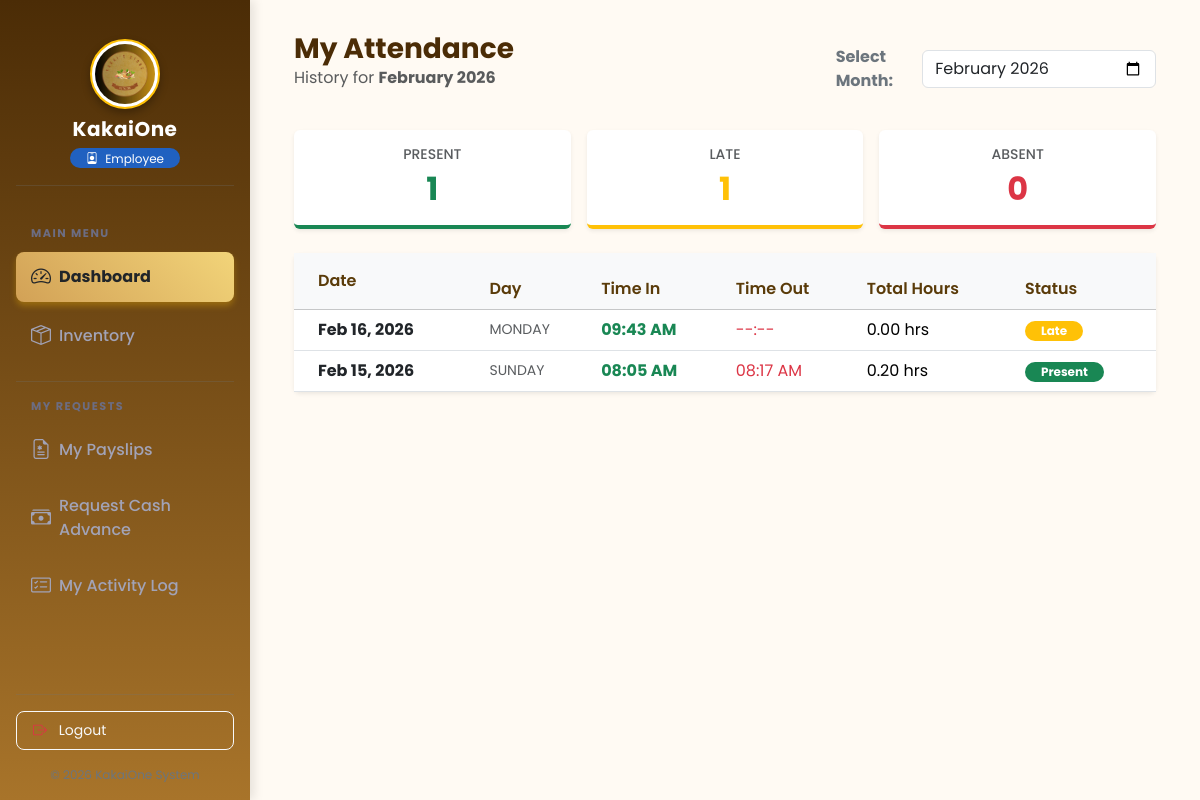
The app's page /frontend/attendance/my_attendance.php (signed in), older data.
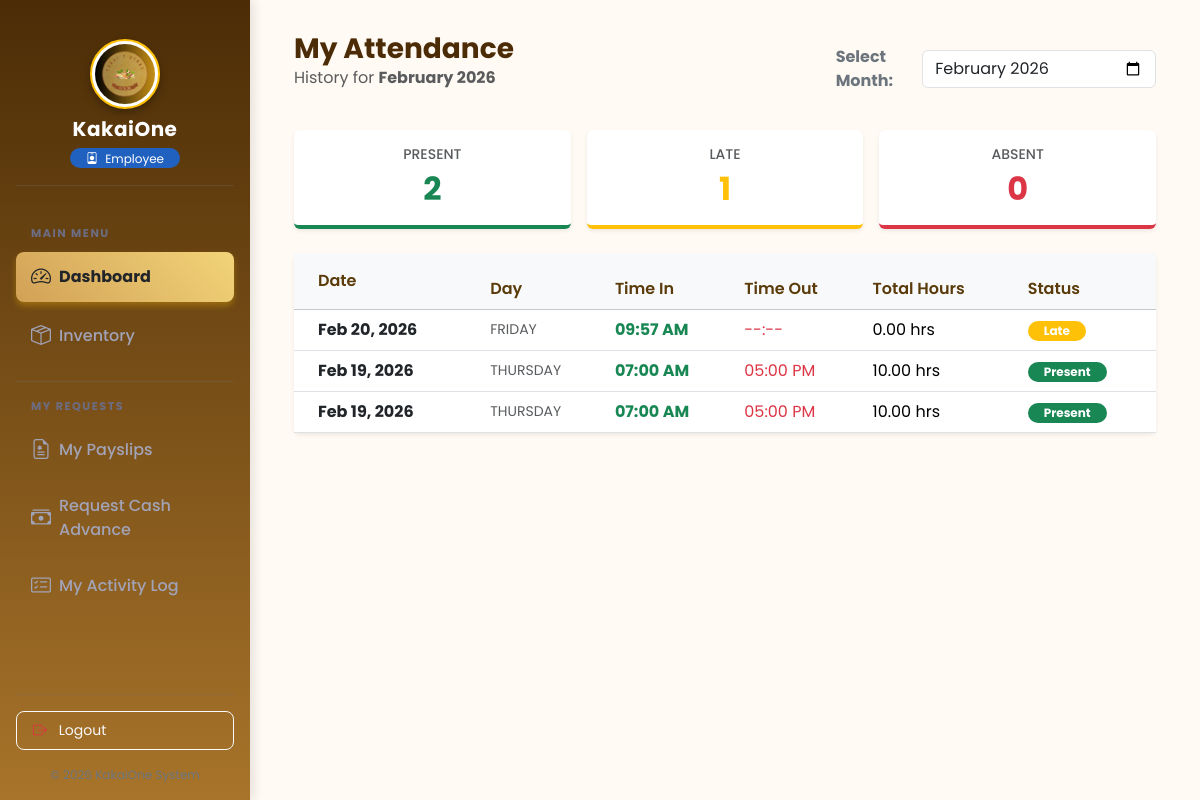
The same page, newer data.
### tables this page shows
CREATE TABLE `attendance` (
  `attendance_id` int(11) NOT NULL,
  `employee_id` int(11) DEFAULT NULL,
  `time_in` datetime DEFAULT NULL,
  `time_out` datetime DEFAULT NULL,
  `status` enum('Pending','Present','Late','Absent','Approved','Rejected') DEFAULT 'Pending',
  `total_hours` decimal(5,2) DEFAULT 0.00,
  `pending_overtime` decimal(5,2) DEFAULT 0.00,
  `approved_overtime` decimal(5,2) DEFAULT 0.00,
  `remarks` varchar(255) DEFAULT NULL,
  `created_at` timestamp NOT NULL DEFAULT current_timestamp()
);

### frontend/attendance/my_attendance.php (the view, shortened to what the changed rows need)
<?php
require_once __DIR__ . '/../../config/db.php';
$employee_id = $_SESSION['employee_id'];
$filterInput = isset($_GET['month']) ? $_GET['month'] : date('Y-m');
$year = date('Y', strtotime($filterInput));
$month = date('m', strtotime($filterInput));
$logs = [];
$stats = ['present' => 0, 'late' => 0, 'absent' => 0];
try {
    $stmt = $pdo->prepare("
        SELECT * FROM attendance
        WHERE employee_id = ?
        AND MONTH(time_in) = ?
        AND YEAR(time_in) = ?
        ORDER BY time_in DESC
    ");
    $stmt->execute([$employee_id, $month, $year]);
    $logs = $stmt->fetchAll();
    foreach ($logs as $log) {
        $status = strtolower($log['status']);
        if (isset($stats[$status])) {
            $stats[$status]++;
        }
    }
} catch (PDOException $e) {
}
?>
<!DOCTYPE html>
<html lang="en">
<head>
    <?php include '../includes/links.php'; ?>
</head>
<body>
    <main id="main-content" class="main-content-wrapper">
        <div class="container-fluid">
            <div class="row g-3 mb-4">
                <div class="col-md-4">
                    <div class="card border-0 shadow-sm p-3 text-center" style="border-bottom: 4px solid #198754 !important;">
                        <h6 class="text-muted text-uppercase small ls-1">Present</h6>
                        <h2 class="fw-bold text-success mb-0"><?= $stats['present'] ?></h2>
                    </div>
                </div>
                <div class="col-md-4">
                    <div class="card border-0 shadow-sm p-3 text-center" style="border-bottom: 4px solid #ffc107 !important;">
                        <h2 class="fw-bold text-warning mb-0"><?= $stats['late'] ?></h2>
                    </div>
                </div>
                <div class="col-md-4">
                    <div class="card border-0 shadow-sm p-3 text-center" style="border-bottom: 4px solid #dc3545 !important;">
                        <h2 class="fw-bold text-danger mb-0"><?= $stats['absent'] ?></h2>
                    </div>
                </div>
            </div>
            <div class="card shadow-sm border-0">
                <div class="card-body p-0">
                    <div class="table-responsive">
                        <table class="table table-hover align-middle mb-0">
                            <thead class="table-light">
                                <tr>
                                    <th class="ps-4 py-3">Date</th>
                                    <th>Day</th>
                                    <th>Time In</th>
                                    <th>Time Out</th>
                                    <th>Total Hours</th>
                                    <th>Status</th>
                                </tr>
                            </thead>
                            <tbody>
                                <?php if (!empty($logs)): ?>
                                    <?php foreach ($logs as $log): ?>
                                        <tr>
                                            <td class="ps-4 fw-bold text-dark">
                                                <?= date('M d, Y', strtotime($log['time_in'])); ?>
                                            </td>
                                            <td class="text-muted small text-uppercase">
                                                <?= date('l', strtotime($log['time_in'])); ?>
                                            </td>
                                            <td class="text-success fw-bold">
                                                <?= date('h:i A', strtotime($log['time_in'])); ?>
                                            </td>
                                            <td class="text-danger">
                                                <?= $log['time_out'] ? date('h:i A', strtotime($log['time_out'])) : '--:--'; ?>
                                            </td>
                                            <td>
                                                <?= $log['total_hours'] ? number_format($log['total_hours'], 2) . ' hrs' : '-'; ?>
                                            </td>
                                            <td>
                                                <?php
                                                $badge = 'secondary';
                                                if ($log['status'] == 'Present') $badge = 'success';
                                                if ($log['status'] == 'Late') $badge = 'warning';
                                                ?>
                                                <span class="badge bg-<?= $badge; ?> px-3 rounded-pill"><?= $log['status']; ?></span>
                                            </td>
                                        </tr>
                                    <?php endforeach; ?>
                                <?php endif; ?>
                            </tbody>
                        </table>
                    </div>
                </div>
            </div>
        </div>
    </main>
</body>
</html>

Row changes from the older to the newer data that the page shows:
removed attendance: time_in "Feb 16, 2026", time_in "MONDAY", time_in "09:43 AM", total_hours "0.00", status "Late"
removed attendance: time_in "Feb 15, 2026", time_in "SUNDAY", time_in "08:05 AM", time_out "08:17 AM", total_hours "0.20", status "Present"
added attendance: time_in "Feb 20, 2026", time_in "FRIDAY", time_in "09:57 AM", total_hours "0.00", status "Late"
added attendance: time_in "Feb 19, 2026", time_in "THURSDAY", time_in "07:00 AM", time_out "05:00 PM", total_hours "10.00", status "Present"
added attendance: time_in "Feb 19, 2026", time_in "THURSDAY", time_in "07:00 AM", time_out "05:00 PM", total_hours "10.00", status "Present"
Text that changed along with them:
$stats['present']: "1" → "2"
